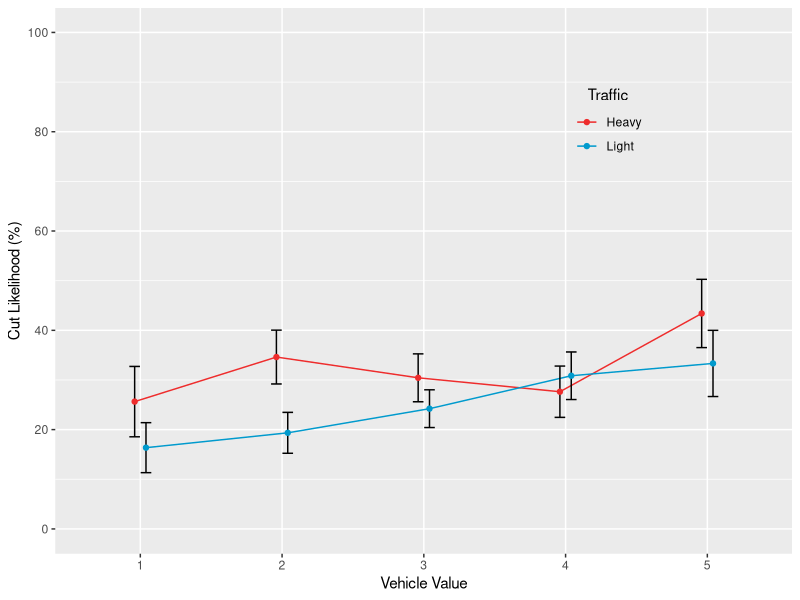
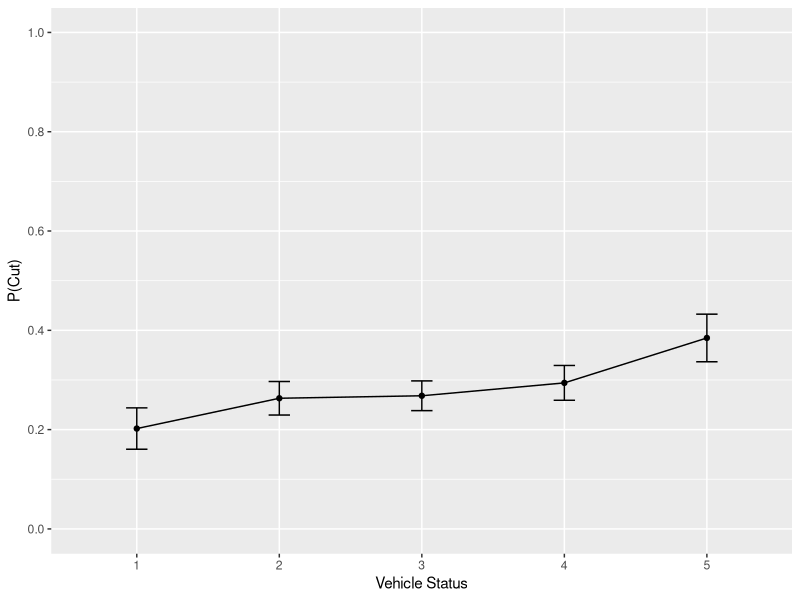
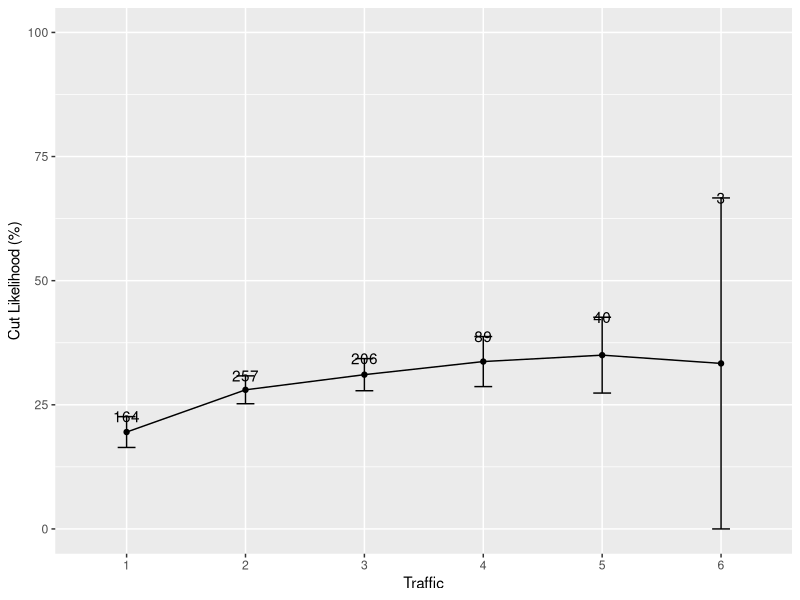
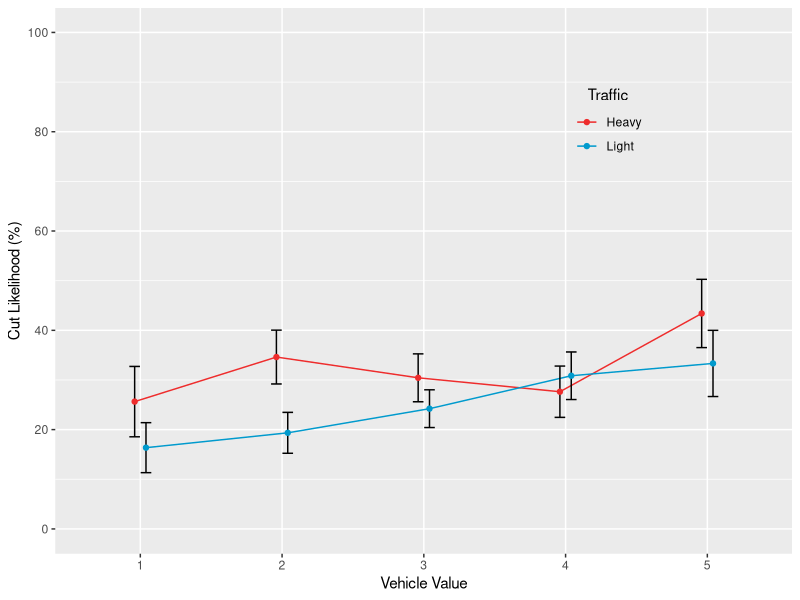
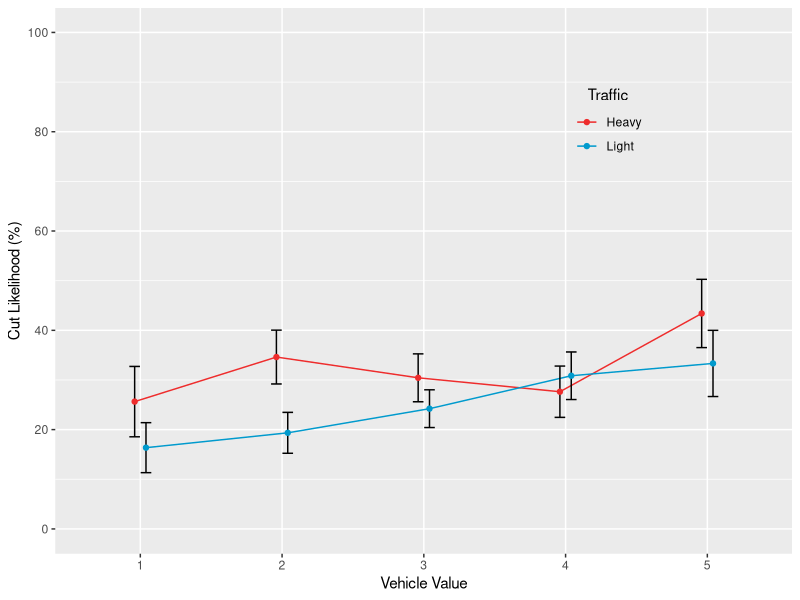
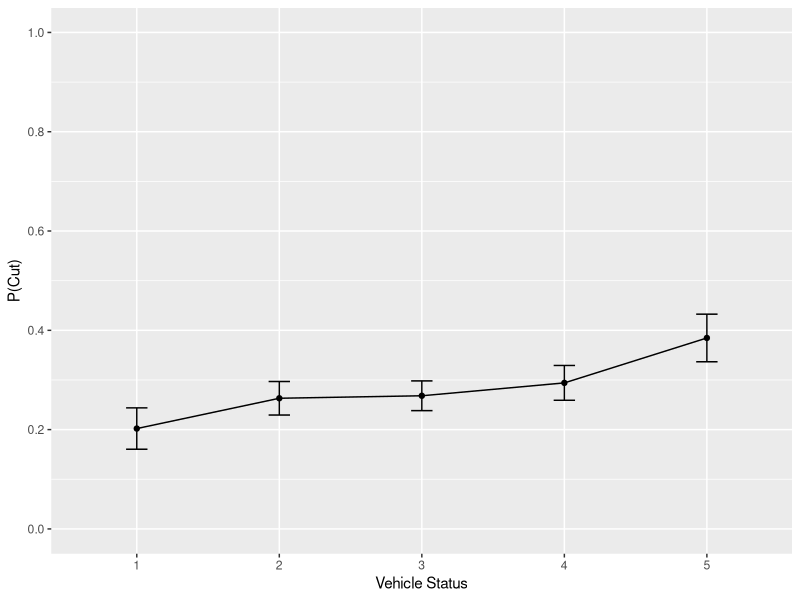
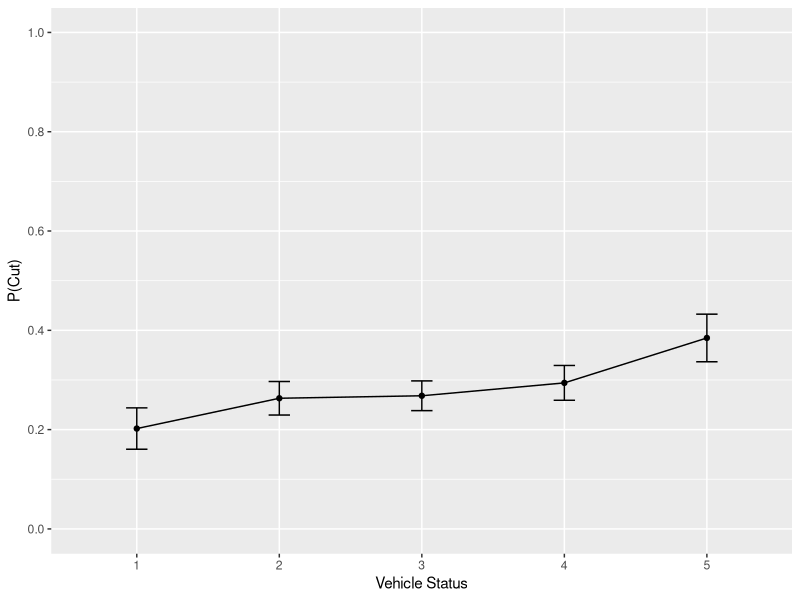
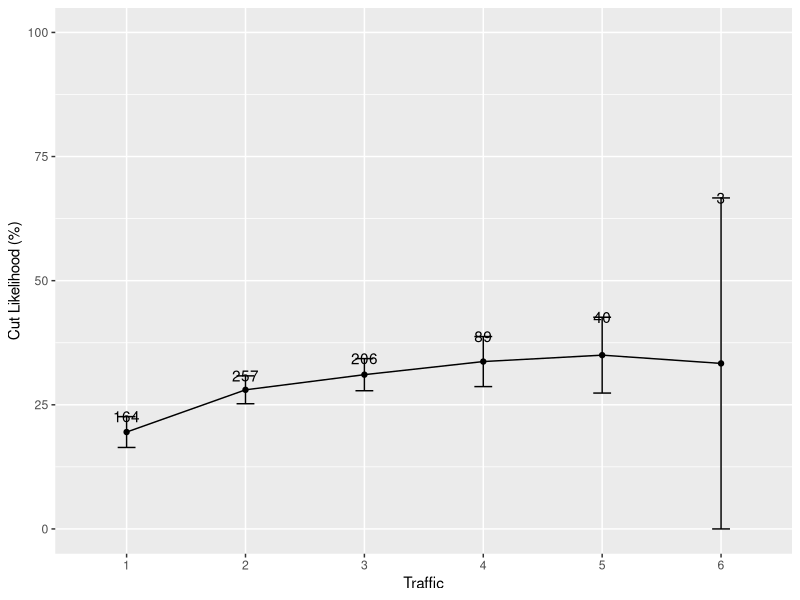

Source code (R) for these figures, in order: (Note: this script raises an error after producing the figures.)
# Author: Jeremy Boyd (jboyd@ucsd.edu)
# Date: May 11, 2015
# Summary: Analysis of HDP 181 Experiment 1B data: effects of driver SES
# on cutting behavior at all-way stops. NOTE: Datapoint me10 was missing its
# time, so I estimated time as being in between datapoints me09 and me11.

# Load libraries
library(ggplot2)
library(plotrix)
library(timeDate)
library(lme4)
library(plyr)
library(gridExtra)
library(dplyr)

# Read in data.
cuts = read.delim('Experiment 1B data 140122.txt', header = TRUE)

################################################################
# CLEAN UP DATA
################################################################

# Make cutoff codes uniform
cuts$cutoff = factor(ifelse((cuts$cutoff == 'no' | cuts$cutoff == 'No' | cuts$cutoff == 'N' | cuts$cutoff == 'n'), 'no', ifelse((cuts$cutoff == 'y' | cuts$cutoff == 'Y' | cuts$cutoff == 'yes' | cuts$cutoff == 'Yes'), 'yes', 'other')))

# Make driverSex codes uniform
cuts$driverSex = factor(ifelse((cuts$driverSex == 'f' | cuts$driverSex == 'F' | cuts$driverSex == 'w'), 'f', ifelse((cuts$driverSex == 'm' | cuts $driverSex == 'M'), 'm', 'other')))

# Exclude datapoints with 'other' in the driverSex, driverAge, traffic, and cutoff columns. This amounts to 19 datapoints, or 2.44% of the data (778 originally - 19 = 759.
cuts = cuts[cuts$driverSex != 'other',]
cuts = cuts[cuts$driverAge != 'other',]
cuts = cuts[cuts$traffic != 'other',]
cuts = cuts[cuts$cutoff != 'other',]

# Drop unused 'other' levels from variables.
cuts$driverSex = cuts$driverSex[, drop = TRUE]
cuts$driverAge = cuts$driverAge[, drop = TRUE]
cuts$traffic = cuts$traffic[, drop = TRUE]
cuts$cutoff = cuts$cutoff[, drop = TRUE]
cuts$vehicleID = cuts$vehicleID[, drop = TRUE]

# Make driverAge and traffic numeric
cuts$driverAge = as.numeric(cuts$driverAge)
cuts$traffic = as.numeric(cuts$traffic)

# Make zip code categorical
cuts$zip = factor(cuts$zip)

# Recode time as hours past midnight
cuts$time2 = difftime(timeDate(as.character(cuts$time), format = '%H:%M:%S' ), timeDate('00:00:00', format = '%H:%M:%S'))

# Recode cutoff as numeric: 1 for yes; 0 for no.
cuts$cutoff2 = as.numeric(ifelse(cuts$cutoff == 'yes', 1, 0))

################################################################
# SUMMARIZE USING FIGURES
################################################################

# Interaction of vehicleStatus and traffic, with traffic coded as low (1-2) vs. high (3-6). This gives us 421 datapoints in the low category (55%), and 338 in the high category (45%).
cuts$traffic2 = factor(ifelse(cuts$traffic <= 2, 'low', 'high'))
cuts.sum4 = ddply(cuts, c('vehicleStatus', 'traffic2'), summarise, mean = mean(cutoff2) * 100, se = std.error(cutoff2) * 100)
pd <- position_dodge(0.16)
ggplot(cuts.sum4, aes(x = factor(vehicleStatus), y = mean, color = traffic2, group = traffic2)) + geom_line(position = pd) + geom_errorbar(aes(ymax = mean + se, ymin = mean - se), color = 'black', width = .15, position = pd) + geom_point(position = pd) + scale_x_discrete(name = 'Vehicle Value') + scale_y_continuous(name = 'Cut Likelihood (%)', limits = c(0, 100), breaks = seq(0, 100, 20)) + scale_color_manual(name = 'Traffic', labels = c('Heavy', 'Light'), values = c('firebrick2', 'deepskyblue3')) + theme(legend.position = c(.75, .79), legend.background = element_rect(fill = "transparent"), legend.key = element_rect(fill = "transparent", color = "transparent"), legend.title.align = .5)

# Create png and pdf versions of the figure.
ggsave(filename = 'vehicleStatusByTraffic.png', width = 3.5, height = 3, dpi = 400)
ggsave(filename = 'vehicleStatusByTraffic.pdf', width = 3.5, height = 3)

# Figure of vehicleStatus predicting proportion of cuts.
cuts.sum1 = ddply(cuts, 'vehicleStatus', summarise, mean = mean(cutoff2), se = std.error(cutoff2))
cuts.sum1$group = 'group'
ggplot(cuts.sum1, aes(x = factor(vehicleStatus), y = mean, group = group)) + geom_line() + geom_point() + geom_errorbar(aes(ymax = mean + se, ymin = mean - se), width = .15) + scale_x_discrete(name = 'Vehicle Status') + scale_y_continuous(name = 'P(Cut)', limits = c(0, 1), breaks = seq(0, 1, .2))

# Make png and pdf of figure
ggsave(filename = 'vehicleStatus.png', width = 6, height = 4.5, dpi = 400)
ggsave(filename = 'vehicleStatus.pdf', width = 6, height = 4.5)

# Figure of traffic predicting proportion of cuts.
cuts.sum7 = ddply(cuts, 'traffic', summarise, mean = mean(cutoff2) * 100, se = std.error(cutoff2) * 100, n = length(cutoff2))
cuts.sum7$group = 'group'
ggplot(cuts.sum7, aes(x = factor(traffic), y = mean, group = group)) + geom_line() + geom_point() + geom_errorbar(aes(ymax = mean + se, ymin = mean - se), width = .15) + scale_x_discrete(name = 'Traffic') + scale_y_continuous(name = 'Cut Likelihood (%)', limits = c(0, 100)) + geom_text(aes(label = n, y = mean + se + .06))

# Make png and pdf of figure.
ggsave(filename = 'traffic.png', width = 6, height = 4.5, dpi = 400)
ggsave(filename = 'traffic.pdf', width = 6, height = 4.5)

# Piff's low and high cut numbers: 10-30
# so vehicleStatus 1=10, 2-15, 3=20, 4=25, 5=30
# Make mine like this to center in figure better: 1=30, 2=35, 3=40, 4=45, 5=50
# For no interaction figure, just add/subtract 10 for each value

# Make a prediction figure for no interaction
noInter = data.frame(vehicleStatus = c(1, 1, 2, 2, 3, 3, 4, 4, 5, 5), traffic = c('high', 'low', 'high', 'low', 'high', 'low', 'high', 'low', 'high', 'low'), mean = c(40, 20, 46, 26, 52, 32, 58, 38, 64, 44))
pred1 = ggplot(noInter, aes(x = factor(vehicleStatus), y = mean, color = traffic, group = traffic)) + geom_line() + geom_point() + scale_x_discrete(name = 'Driver SES') + scale_y_continuous(name = 'Cut Likelihood', limits = c(0, 100), breaks = seq(0, 100, 20)) + scale_color_manual(name = 'Traffic', labels = c('Heavy', 'Light'), values = c('firebrick2', 'deepskyblue3')) + theme(axis.text.y = element_blank(), axis.title.y = element_blank(), axis.text.x = element_blank()) +  ggtitle("Ethics")

# Make interaction prediction figure
inter = data.frame(vehicleStatus = c(1, 1, 2, 2, 3, 3, 4, 4, 5, 5), traffic = c('high', 'low', 'high', 'low', 'high', 'low', 'high', 'low', 'high', 'low'), mean = c(30, 30, 40, 32, 50, 34, 60, 36, 70, 38))
pred2 = ggplot(inter, aes(x = factor(vehicleStatus), y = mean, color = traffic, group = traffic)) + geom_line() + geom_point() + scale_x_discrete(name = 'Driver SES') + scale_y_continuous(name = 'Cut Likelihood', limits = c(0, 100), breaks = seq(0, 100, 20)) + scale_color_manual(name = 'Traffic', labels = c('Heavy',  'Light'), values = c('firebrick2', 'deepskyblue3')) + theme(axis.text.y = element_blank(), axis.text.x = element_blank(), legend.position = 'none') + ggtitle("Attention")

# Combine into 1 x 2 plot
pdf('predictions.pdf', width = 7.25, height = 2.3)
grid.newpage()
pushViewport(viewport(layout = grid.layout(1, 200)))
vplayout <- function(x, y) viewport(layout.pos.row = x, layout.pos.col = y)
print(pred2, vp = vplayout(1, 1:87))
print(pred1, vp = vplayout(1, 88:200))
dev.off()

################################################################
# FIGURES/TABLES SUMMARIZING THE DATA
################################################################

# Amount of data at each level of status x traffic.
xtabs(~ vehicleStatus + traffic, cuts)

# Counts and proportions of data based on sex.
xtabs(~ driverSex, cuts)
xtabs(~ driverSex, cuts) / length(cuts$driverSex)

# Counts and proportions of data based on age
xtabs(~ driverAge, cuts)
xtabs(~ driverAge, cuts) / length(cuts$driverAge)

# Set font sizes for figures
fontSize = 3

# Frequency distribution of vehicle status. Shows a median vehicle status of 3 (n = 220).
figA = ggplot(cuts, aes(x = factor(vehicleStatus))) + geom_histogram(binwidth = 1, color = 'black', fill = 'gray50', width = 1) + geom_text(size = fontSize, stat = 'bin', binwidth = 1, aes(y = ..count.., label = sprintf("%.1f%%", ..count.. / 759 * 100)), vjust = -.5) + scale_x_discrete(name = 'Vehicle Value') + scale_y_continuous(name = 'Frequency', limits = c(0, 250), breaks = seq(0, 250, 50)) + ggtitle('A.')

# Frequency distribution of traffic. Shows a median of 2 (n = 257) with decreasing amounts of data after that. Maximum traffic for these data was 6 (n = 3).
figB = ggplot(cuts, aes(x = factor(traffic))) + geom_histogram(binwidth = 1, color = 'black', fill = 'gray50', width = 1) + geom_text(size = fontSize, stat = 'bin', binwidth = 1, aes(y = ..count.., label = sprintf("%.1f%%", ..count.. / 759 * 100)), vjust = -.5) + scale_x_discrete(name = 'Traffic') + scale_y_continuous(name = 'Frequency', limits = c(0, 290), breaks = seq(0, 260, 50)) + ggtitle('B.')

# Frequency distribution of driverSex. Shows 39% of drivers were female, 61% were male.
figC = ggplot(cuts, aes(x = driverSex)) + geom_histogram(binwidth = 1, color = 'black', fill = 'gray50', width = 1)  + geom_text(size = fontSize, stat = 'bin', binwidth = 1, aes(y = ..count.., label = sprintf("%.1f%%", ..count.. / 759 * 100)), vjust = -.5) + scale_x_discrete(name = 'Driver Sex', labels = c('Female', 'Male')) + scale_y_continuous(name = 'Frequency', limits = c(0, 520), breaks = seq(0, 500, 100)) + ggtitle('C.')

# Frequency distribution of driverAge. The majority of drivers (n = 407 were perceived to be between 16-35 years old.
figD = ggplot(cuts, aes(x = factor(driverAge))) + geom_histogram(binwidth = 1, color = 'black', fill = 'gray50', width = 1) + geom_text(size = fontSize, stat = 'bin', binwidth = 1, aes(y = ..count.., label = sprintf("%.1f%%", ..count.. / 759 * 100)), vjust = -.5) + scale_x_discrete(name = 'Driver Age (Years)', labels = c('16-35', '36-55', '56+')) + scale_y_continuous(name = 'Frequency', limits = c(0, 460), breaks = seq(0, 420, 100)) + ggtitle('D.')

# Frequency distribution of time of day. Shows a median from 18:00-18:59 (6-6:59pm), with most data collected between 12:00 and 19:00.
cuts$time3 = as.numeric(cuts$time2)
figE = ggplot(cuts, aes(x = time3)) + geom_histogram(binwidth = 1, color = 'black', fill = 'gray50') + scale_x_continuous(name = 'Time of Day (24-Hour Clock)', limits = c(0, 23), breaks = seq(0, 23, 1)) + scale_y_continuous(name = 'Frequency', limits = c(0, 120), breaks = seq(0, 120, 20)) + ggtitle('E.')

# Arrange all figures in same image file.
pdf('dists.pdf', width = 7.25, height = 6)
grid.newpage()
pushViewport(viewport(layout = grid.layout(3, 2)))
print(figA, vp = vplayout(1, 1))
print(figB, vp = vplayout(1, 2))
print(figC, vp = vplayout(2, 1))
print(figD, vp = vplayout(2, 2))
print(figE, vp = vplayout(3, 1:2))
dev.off()

################################################################
# MIXED MODEL WITH RANDOM EFFECTS FOR RATERS & INTERSECTIONS
################################################################

# Convert time2 to numeric
cuts$time2 <- as.numeric(cuts$time2)

# Make subset with only those variables that will be used in model.
cuts2 <- select(cuts, rater, interID, vehicleStatus, traffic, driverSex, driverAge, time2, cutoff)

# Convert continuous predictors to z-scores using scale(). This is done in an effort to get rid of warnings when I try to fit a glmer model below.
cuts2$vehicleStatus <- scale(cuts2$vehicleStatus)
cuts2$traffic <- scale(cuts2$traffic)
cuts2$driverAge <- scale(cuts2$driverAge)
cuts2$time2 <- scale(cuts2$time2)

# Adjust contrasts to balance driverSex. Male is the default, so the model coefficient will indicate whether males are more/less likely to cut than females.
xtabs(~ driverSex, cuts2) / length(cuts2$rater)
contrasts(cuts2$driverSex) = cbind("Male" = c(-.61, .39))

# Model with maximal random effects structure. Throws multiple convergence warnings.
cuts2.glmer1 <- glmer(cutoff == "yes" ~ vehicleStatus + traffic + vehicleStatus:traffic + driverSex + driverAge + time2 + (1 + (vehicleStatus + traffic + vehicleStatus:traffic + driverSex + driverAge + time2)|rater) + (1 + (vehicleStatus + traffic + vehicleStatus:traffic + driverSex + driverAge + time2)|interID), data = cuts2, family = "binomial")

# Restart from previous fit, but now bumping up the maximum number of iterations and using the bobyqa optimizer for both phases.
ss <- getME(cuts2.glmer1, c("theta","fixef"))
cuts2.glmer2 <- update(cuts2.glmer1, start = ss, control = glmerControl(optimizer = "bobyqa", optCtrl = list(maxfun = 2e6)))

# Calculate 95% CIs for fixed effects parameters using the Wald method. This is required for submissions to the Personality and Social Psychology Bulletin.
ci.wald <- confint(cuts2.glmer2, level = 0.95, method = "Wald", .progress = "txt")

# Print variance-covariance matrix. This is required for submission to Arcchives of Scientific Psychology.
vcov(cuts2.glmer2)
